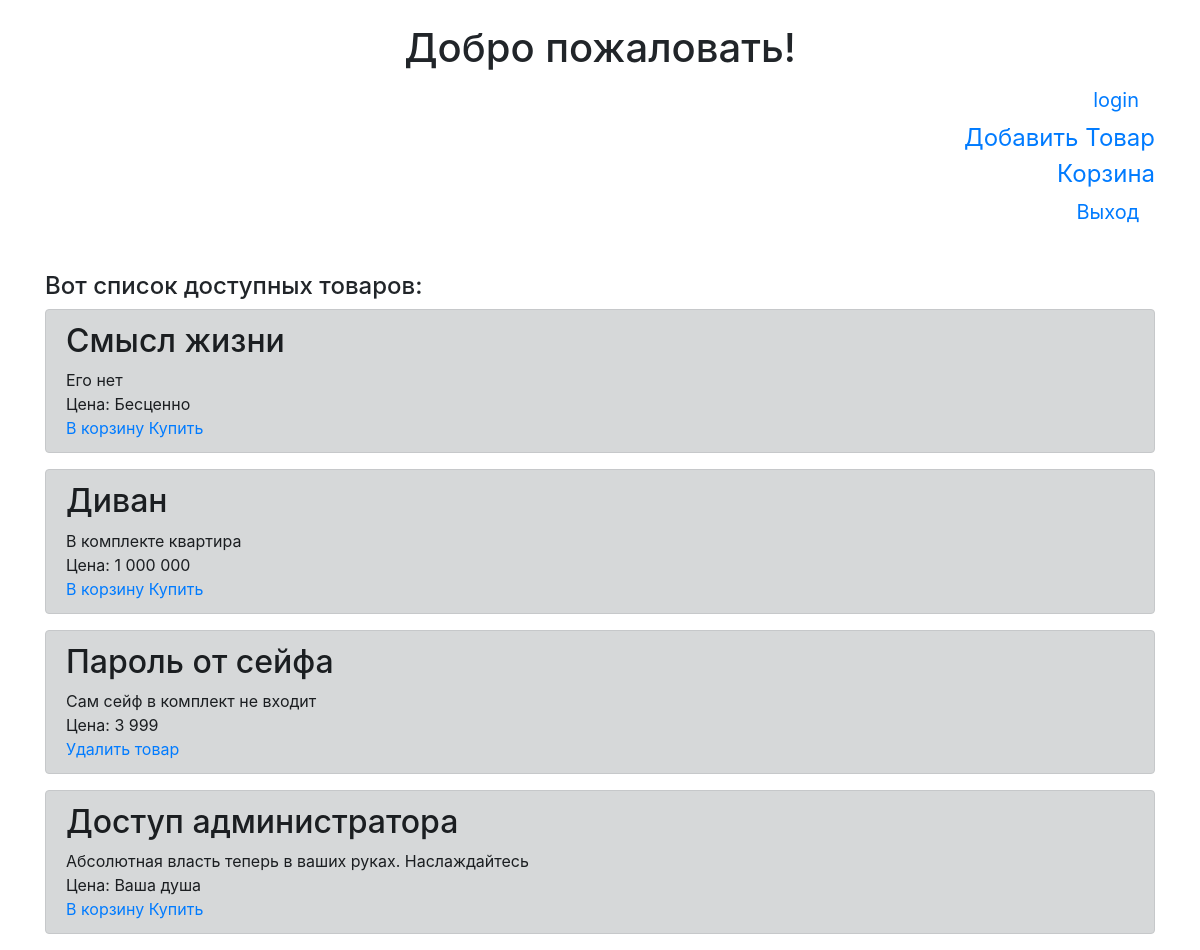
The page /main (signed in) on the database its author committed.
### tables this page shows
CREATE TABLE users 
                            (id INTEGER PRIMARY KEY AUTOINCREMENT, 
                             user_name VARCHAR(16),
                             password_hash VARCHAR(16),
                             status VARCHAR(10),
                             buy INTEGER,
                             sale INTEGER
                             );

CREATE TABLE products 
                            (id INTEGER PRIMARY KEY AUTOINCREMENT, 
                             title VARCHAR(50),
                             content VARCHAR(200),
                             price VARCHAR(10),
                             user_id INTEGER
                             );

### server.py (the view)
@app.route('/')
@app.route('/main')
def main():
    UserModel(db.get_connection()).init_table()
    ProductModel(db.get_connection()).init_table()
    if 'username' in session:
        name = session['username']
        products =  ProductModel(db.get_connection()).get_all()
        status = UserModel(db.get_connection()).get(session['user_id'])[3]
        id_us = session['user_id']
        BasketModel(db.get_connection()).init_table()
    else:
        name = 'Пользователь'
        products =  ProductModel(db.get_connection()).get_all()
        id_us = 'no_user'
        status = 'no'
    return render_template('main_list.html', title='Главная страница', \
        username='Пользователь', \
        products= products,
        status= status,
        id= id_us)

### User.py (called while the page is built)
    def init_table(self):
        cursor = self.connection.cursor()
        cursor.execute('''CREATE TABLE IF NOT EXISTS users
                            (id INTEGER PRIMARY KEY AUTOINCREMENT,
                             user_name VARCHAR(16),
                             password_hash VARCHAR(16),
                             status VARCHAR(10),
                             buy INTEGER,
                             sale INTEGER
                             )''')
        cursor.close()
        self.connection.commit()

    def get(self, user_id):
        cursor = self.connection.cursor()
        cursor.execute("SELECT * FROM users WHERE id = ?", (str(user_id)))
        row = cursor.fetchone()
        return row

### basket.py (called while the page is built)
    def init_table(self):
        cursor = self.connection.cursor()
        cursor.execute('''CREATE TABLE IF NOT EXISTS basket
                            (product_id INTEGER,
                             buyer_id INTEGER,
                             seller_id INTEGER
                             )''')
        cursor.close()
        self.connection.commit()

### db_connect.py (called while the page is built)
    def get_connection(self):
        return self.conn

### products.py (called while the page is built)
    def init_table(self):
        cursor = self.connection.cursor()
        cursor.execute('''CREATE TABLE IF NOT EXISTS products
                            (id INTEGER PRIMARY KEY AUTOINCREMENT,
                             title VARCHAR(50),
                             content VARCHAR(200),
                             price VARCHAR(10),
                             user_id INTEGER
                             )''')
        cursor.close()
        self.connection.commit()

    def get_all(self, user_id = None):
        cursor = self.connection.cursor()
        if user_id:
            cursor.execute("SELECT * FROM products WHERE user_id = ?",
                           (str(user_id)))
        else:
            cursor.execute("SELECT * FROM products")
        rows = cursor.fetchall()
        return rows

### templates/main_list.html (shortened to what this page needs)
﻿{% extends "base.html" %}
{% block content %}
<body bgproperties="fixed">
    <h1 align=center>Добро пожаловать!</h1>
    <font size=5><p align=right>
      {% if "username" in session %}
        <a class="navbar-brand" href="/my_page">{{session['username']}}</a> <br>
        <a href="/add_product">Добавить Товар</a> <br>
        <a href="/basket">Корзина</a><br>
        <a class="navbar-brand" href="/logout">Выход</a><br>
      {% else %}
        {{username}}<br>
        <a class="navbar-brand" href="/signup">Регистрация</a>
        <a class="navbar-brand" href="/login">Вход</a>
      {% endif %}
    </p></font>
     <br>
     <h4> Вот список доступных товаров: </h4>
     {% for item in products %}
	    <div class="alert alert-dark" role="alert">
	        <h2>{{item[1]}}</h2>
          <div>{{item[2]}}</div>
          <div>Цена: {{item[3]}}</div>
          {% if (id != 'no_user') and (item[4] != id) %}
          <a href="/add_in_basket/{{item[0]}}">В корзину   </a>
          <a href="/buy_one_product/{{item[0]}}/1">   Купить</a><br>
          {% endif %}
          {% if (id==item[4]) or (status=='admin')%}
            <a href="/delete_product/{{item[0]}}">Удалить товар</a>
          {% endif %}
	    </div>
	{% endfor %}
</body>
{% endblock %}

### rows shown on the page
users: username "login"
products: title "Смысл жизни", content "Его нет", price "Бесценно"
products: title "Диван", content "В комплекте квартира", price "1 000 000"
products: title "Пароль от сейфа", content "Сам сейф в комплект не входит", price "3 999"
products: title "Доступ администратора", content "Абсолютная власть теперь в ваших руках. Наслаждайтесь", price "Ваша душа"
